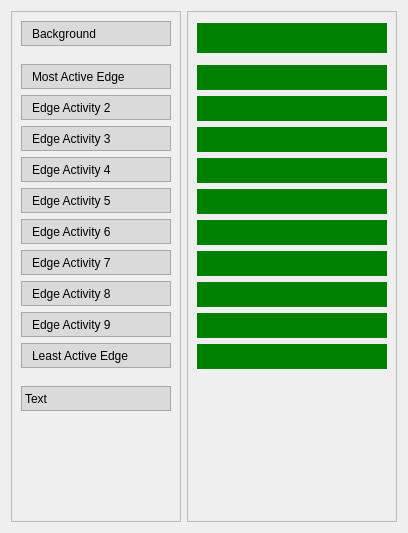
          <widget class="QWidget" name="renderHeatmapPage">
           <layout class="QHBoxLayout" name="horizontalLayout_5">
            <item>
             <layout class="QHBoxLayout" name="horizontalLayout_4">
              <item>
               <widget class="QFrame" name="heatmapLabelsFrame">
                <property name="maximumSize">
                 <size>
                  <width>200</width>
                  <height>16777215</height>
                 </size>
                </property>
                <property name="frameShape">
                 <enum>QFrame::StyledPanel</enum>
                </property>
                <property name="frameShadow">
                 <enum>QFrame::Raised</enum>
                </property>
                <layout class="QVBoxLayout" name="verticalLayout_4">
                 <property name="spacing">
                  <number>6</number>
                 </property>
                 <property name="sizeConstraint">
                  <enum>QLayout::SetDefaultConstraint</enum>
                 </property>
                 <item>
                  <widget class="QLabel" name="label_19">
                   <property name="minimumSize">
                    <size>
                     <width>150</width>
                     <height>25</height>
                    </size>
                   </property>
                   <property name="maximumSize">
                    <size>
                     <width>16777215</width>
                     <height>25</height>
                    </size>
                   </property>
                   <property name="styleSheet">
                    <string notr="true">background-color: rgb(218, 218, 218)</string>
                   </property>
                   <property name="frameShape">
                    <enum>QFrame::StyledPanel</enum>
                   </property>
                   <property name="frameShadow">
                    <enum>QFrame::Plain</enum>
                   </property>
                   <property name="text">
                    <string>Background</string>
                   </property>
                   <property name="indent">
                    <number>10</number>
                   </property>
                  </widget>
                 </item>
                 <item>
                  <spacer name="verticalSpacer">
                   <property name="orientation">
                    <enum>Qt::Vertical</enum>
                   </property>
                   <property name="sizeType">
                    <enum>QSizePolicy::Maximum</enum>
                   </property>
                   <property name="sizeHint" stdset="0">
                    <size>
                     <width>20</width>
                     <height>12</height>
                    </size>
                   </property>
                  </spacer>
                 </item>
                 <item>
                  <widget class="QLabel" name="label_21">
                   <property name="minimumSize">
                    <size>
                     <width>150</width>
                     <height>25</height>
                    </size>
                   </property>
                   <property name="maximumSize">
                    <size>
                     <width>16777215</width>
                     <height>25</height>
                    </size>
                   </property>
                   <property name="styleSheet">
                    <string notr="true">background-color: rgb(218, 218, 218)</string>
                   </property>
                   <property name="frameShape">
                    <enum>QFrame::StyledPanel</enum>
                   </property>
                   <property name="frameShadow">
                    <enum>QFrame::Plain</enum>
                   </property>
                   <property name="text">
                    <string>Most Active Edge</string>
                   </property>
                   <property name="indent">
                    <number>10</number>
                   </property>
                  </widget>
                 </item>
                 <item>
                  <widget class="QLabel" name="label_22">
                   <property name="minimumSize">
                    <size>
                     <width>150</width>
                     <height>25</height>
                    </size>
                   </property>
                   <property name="maximumSize">
                    <size>
                     <width>16777215</width>
                     <height>25</height>
                    </size>
                   </property>
                   <property name="styleSheet">
                    <string notr="true">background-color: rgb(218, 218, 218)</string>
                   </property>
                   <property name="frameShape">
                    <enum>QFrame::StyledPanel</enum>
                   </property>
                   <property name="frameShadow">
                    <enum>QFrame::Plain</enum>
                   </property>
                   <property name="text">
                    <string>Edge Activity 2</string>
                   </property>
                   <property name="indent">
                    <number>10</number>
                   </property>
                  </widget>
                 </item>
                 <item>
                  <widget class="QLabel" name="label_23">
                   <property name="minimumSize">
                    <size>
                     <width>150</width>
                     <height>25</height>
                    </size>
                   </property>
                   <property name="maximumSize">
                    <size>
                     <width>16777215</width>
                     <height>25</height>
                    </size>
                   </property>
                   <property name="styleSheet">
                    <string notr="true">background-color: rgb(218, 218, 218)</string>
                   </property>
                   <property name="frameShape">
                    <enum>QFrame::StyledPanel</enum>
                   </property>
                   <property name="frameShadow">
                    <enum>QFrame::Plain</enum>
                   </property>
                   <property name="text">
                    <string>Edge Activity 3</string>
                   </property>
                   <property name="indent">
                    <number>10</number>
                   </property>
                  </widget>
                 </item>
                 <item>
                  <widget class="QLabel" name="label_27">
                   <property name="minimumSize">
                    <size>
                     <width>150</width>
                     <height>25</height>
                    </size>
                   </property>
                   <property name="maximumSize">
                    <size>
                     <width>16777215</width>
                     <height>25</height>
                    </size>
                   </property>
                   <property name="styleSheet">
                    <string notr="true">background-color: rgb(218, 218, 218)</string>
                   </property>
                   <property name="frameShape">
                    <enum>QFrame::StyledPanel</enum>
                   </property>
                   <property name="frameShadow">
                    <enum>QFrame::Plain</enum>
                   </property>
                   <property name="text">
                    <string>Edge Activity 4</string>
                   </property>
                   <property name="indent">
                    <number>10</number>
                   </property>
                  </widget>
                 </item>
                 <item>
                  <widget class="QLabel" name="label_28">
                   <property name="minimumSize">
                    <size>
                     <width>150</width>
                     <height>25</height>
                    </size>
                   </property>
                   <property name="maximumSize">
                    <size>
                     <width>16777215</width>
                     <height>25</height>
                    </size>
                   </property>
                   <property name="styleSheet">
                    <string notr="true">background-color: rgb(218, 218, 218)</string>
                   </property>
                   <property name="frameShape">
                    <enum>QFrame::StyledPanel</enum>
                   </property>
                   <property name="frameShadow">
                    <enum>QFrame::Plain</enum>
                   </property>
                   <property name="text">
                    <string>Edge Activity 5</string>
                   </property>
                   <property name="indent">
                    <number>10</number>
                   </property>
                  </widget>
                 </item>
                 <item>
                  <widget class="QLabel" name="label_26">
                   <property name="minimumSize">
                    <size>
                     <width>150</width>
                     <height>25</height>
                    </size>
                   </property>
                   <property name="maximumSize">
                    <size>
                     <width>16777215</width>
                     <height>25</height>
                    </size>
                   </property>
                   <property name="styleSheet">
                    <string notr="true">background-color: rgb(218, 218, 218)</string>
                   </property>
                   <property name="frameShape">
                    <enum>QFrame::StyledPanel</enum>
                   </property>
                   <property name="frameShadow">
                    <enum>QFrame::Plain</enum>
                   </property>
                   <property name="text">
                    <string>Edge Activity 6</string>
                   </property>
                   <property name="indent">
                    <number>10</number>
                   </property>
                  </widget>
                 </item>
                 <item>
                  <widget class="QLabel" name="label_24">
                   <property name="minimumSize">
                    <size>
                     <width>150</width>
                     <height>25</height>
                    </size>
                   </property>
                   <property name="maximumSize">
                    <size>
                     <width>16777215</width>
                     <height>25</height>
                    </size>
                   </property>
                   <property name="styleSheet">
                    <string notr="true">background-color: rgb(218, 218, 218)</string>
                   </property>
                   <property name="frameShape">
                    <enum>QFrame::StyledPanel</enum>
                   </property>
                   <property name="frameShadow">
                    <enum>QFrame::Plain</enum>
                   </property>
                   <property name="text">
                    <string>Edge Activity 7</string>
                   </property>
                   <property name="indent">
                    <number>10</number>
                   </property>
                  </widget>
                 </item>
                 <item>
                  <widget class="QLabel" name="label_25">
                   <property name="minimumSize">
                    <size>
                     <width>150</width>
                     <height>25</height>
                    </size>
                   </property>
                   <property name="maximumSize">
                    <size>
                     <width>16777215</width>
                     <height>25</height>
                    </size>
                   </property>
                   <property name="styleSheet">
                    <string notr="true">background-color: rgb(218, 218, 218)</string>
                   </property>
                   <property name="frameShape">
                    <enum>QFrame::StyledPanel</enum>
                   </property>
                   <property name="frameShadow">
                    <enum>QFrame::Plain</enum>
                   </property>
                   <property name="text">
                    <string>Edge Activity 8</string>
                   </property>
                   <property name="indent">
                    <number>10</number>
                   </property>
                  </widget>
                 </item>
                 <item>
                  <widget class="QLabel" name="label_29">
                   <property name="minimumSize">
                    <size>
                     <width>150</width>
                     <height>25</height>
                    </size>
                   </property>
                   <property name="maximumSize">
                    <size>
                     <width>16777215</width>
                     <height>25</height>
                    </size>
                   </property>
                   <property name="styleSheet">
                    <string notr="true">background-color: rgb(218, 218, 218)</string>
                   </property>
                   <property name="frameShape">
                    <enum>QFrame::StyledPanel</enum>
                   </property>
                   <property name="frameShadow">
                    <enum>QFrame::Plain</enum>
                   </property>
                   <property name="text">
                    <string>Edge Activity 9</string>
                   </property>
                   <property name="indent">
                    <number>10</number>
                   </property>
                  </widget>
                 </item>
                 <item>
                  <widget class="QLabel" name="label_30">
                   <property name="minimumSize">
                    <size>
                     <width>150</width>
                     <height>25</height>
                    </size>
                   </property>
                   <property name="maximumSize">
                    <size>
                     <width>16777215</width>
                     <height>25</height>
                    </size>
                   </property>
                   <property name="styleSheet">
                    <string notr="true">background-color: rgb(218, 218, 218)</string>
                   </property>
                   <property name="frameShape">
                    <enum>QFrame::StyledPanel</enum>
                   </property>
                   <property name="frameShadow">
                    <enum>QFrame::Plain</enum>
                   </property>
                   <property name="text">
                    <string>Least Active Edge</string>
                   </property>
                   <property name="indent">
                    <number>10</number>
                   </property>
                  </widget>
                 </item>
                 <item>
                  <spacer name="verticalSpacer_9">
                   <property name="orientation">
                    <enum>Qt::Vertical</enum>
                   </property>
                   <property name="sizeType">
                    <enum>QSizePolicy::Maximum</enum>
                   </property>
                   <property name="sizeHint" stdset="0">
                    <size>
                     <width>20</width>
                     <height>12</height>
                    </size>
                   </property>
                  </spacer>
                 </item>
                 <item>
                  <widget class="QLabel" name="label_31">
                   <property name="minimumSize">
                    <size>
                     <width>150</width>
                     <height>25</height>
                    </size>
                   </property>
                   <property name="maximumSize">
                    <size>
                     <width>16777215</width>
                     <height>25</height>
                    </size>
                   </property>
                   <property name="styleSheet">
                    <string notr="true">background-color: rgb(218, 218, 218)</string>
                   </property>
                   <property name="frameShape">
                    <enum>QFrame::StyledPanel</enum>
                   </property>
                   <property name="text">
                    <string>Text</string>
                   </property>
                  </widget>
                 </item>
                 <item>
                  <spacer name="horizontalSpacer_7">
                   <property name="orientation">
                    <enum>Qt::Vertical</enum>
                   </property>
                   <property name="sizeType">
                    <enum>QSizePolicy::Expanding</enum>
                   </property>
                   <property name="sizeHint" stdset="0">
                    <size>
                     <width>12</width>
                     <height>100</height>
                    </size>
                   </property>
                  </spacer>
                 </item>
                </layout>
               </widget>
              </item>
              <item>
               <widget class="QFrame" name="heatmapColoursFrame">
                <property name="frameShape">
                 <enum>QFrame::StyledPanel</enum>
                </property>
                <property name="frameShadow">
                 <enum>QFrame::Raised</enum>
                </property>
                <layout class="QVBoxLayout" name="verticalLayout_7">
                 <property name="spacing">
                  <number>6</number>
                 </property>
                 <item>
                  <widget class="colorDemoWidget" name="bg_heatcol" native="true">
                   <property name="minimumSize">
                    <size>
                     <width>190</width>
                     <height>30</height>
                    </size>
                   </property>
                   <property name="maximumSize">
                    <size>
                     <width>9999</width>
                     <height>25</height>
                    </size>
                   </property>
                   <property name="styleSheet">
                    <string notr="true">border: red; background: green</string>
                   </property>
                  </widget>
                 </item>
                 <item>
                  <spacer name="verticalSpacer_2">
                   <property name="orientation">
                    <enum>Qt::Vertical</enum>
                   </property>
                   <property name="sizeType">
                    <enum>QSizePolicy::Maximum</enum>
                   </property>
                   <property name="sizeHint" stdset="0">
                    <size>
                     <width>20</width>
                     <height>8</height>
                    </size>
                   </property>
                  </spacer>
                 </item>
                 <item>
                  <widget class="colorDemoWidget" name="heat1_heatcol" native="true">
                   <property name="minimumSize">
                    <size>
                     <width>190</width>
                     <height>25</height>
                    </size>
                   </property>
                   <property name="maximumSize">
                    <size>
                     <width>9999</width>
                     <height>25</height>
                    </size>
                   </property>
                   <property name="styleSheet">
                    <string notr="true">border: red; background: green</string>
                   </property>
                  </widget>
                 </item>
                 <item>
                  <widget class="colorDemoWidget" name="heat2_heatcol" native="true">
                   <property name="minimumSize">
                    <size>
                     <width>190</width>
                     <height>25</height>
                    </size>
                   </property>
                   <property name="maximumSize">
                    <size>
                     <width>9999</width>
                     <height>25</height>
                    </size>
                   </property>
                   <property name="styleSheet">
                    <string notr="true">border: red; background: green</string>
                   </property>
                  </widget>
                 </item>
                 <item>
                  <widget class="colorDemoWidget" name="heat3_heatcol" native="true">
                   <property name="minimumSize">
                    <size>
                     <width>190</width>
                     <height>25</height>
                    </size>
                   </property>
                   <property name="maximumSize">
                    <size>
                     <width>9999</width>
                     <height>25</height>
                    </size>
                   </property>
                   <property name="styleSheet">
                    <string notr="true">border: red; background: green</string>
                   </property>
                  </widget>
                 </item>
                 <item>
                  <widget class="colorDemoWidget" name="heat4_heatcol" native="true">
                   <property name="minimumSize">
                    <size>
                     <width>190</width>
                     <height>25</height>
                    </size>
                   </property>
                   <property name="maximumSize">
                    <size>
                     <width>9999</width>
                     <height>25</height>
                    </size>
                   </property>
                   <property name="styleSheet">
                    <string notr="true">border: red; background: green</string>
                   </property>
                  </widget>
                 </item>
                 <item>
                  <widget class="colorDemoWidget" name="heat5_heatcol" native="true">
                   <property name="minimumSize">
                    <size>
                     <width>190</width>
                     <height>25</height>
                    </size>
                   </property>
                   <property name="maximumSize">
                    <size>
                     <width>9999</width>
                     <height>25</height>
                    </size>
                   </property>
                   <property name="styleSheet">
                    <string notr="true">border: red; background: green</string>
                   </property>
                  </widget>
                 </item>
                 <item>
                  <widget class="colorDemoWidget" name="heat6_heatcol" native="true">
                   <property name="minimumSize">
                    <size>
                     <width>190</width>
                     <height>25</height>
                    </size>
                   </property>
                   <property name="maximumSize">
                    <size>
                     <width>9999</width>
                     <height>25</height>
                    </size>
                   </property>
                   <property name="styleSheet">
                    <string notr="true">border: red; background: green</string>
                   </property>
                  </widget>
                 </item>
                 <item>
                  <widget class="colorDemoWidget" name="heat7_heatcol" native="true">
                   <property name="minimumSize">
                    <size>
                     <width>190</width>
                     <height>25</height>
                    </size>
                   </property>
                   <property name="maximumSize">
                    <size>
                     <width>9999</width>
                     <height>25</height>
                    </size>
                   </property>
                   <property name="styleSheet">
                    <string notr="true">border: red; background: green</string>
                   </property>
                  </widget>
                 </item>
                 <item>
                  <widget class="colorDemoWidget" name="heat8_heatcol" native="true">
                   <property name="minimumSize">
                    <size>
                     <width>190</width>
                     <height>25</height>
                    </size>
                   </property>
                   <property name="maximumSize">
                    <size>
                     <width>9999</width>
                     <height>25</height>
                    </size>
                   </property>
                   <property name="styleSheet">
                    <string notr="true">border: red; background: green</string>
                   </property>
                  </widget>
                 </item>
                 <item>
                  <widget class="colorDemoWidget" name="heat9_heatcol" native="true">
                   <property name="minimumSize">
                    <size>
                     <width>190</width>
                     <height>25</height>
                    </size>
                   </property>
                   <property name="maximumSize">
                    <size>
                     <width>9999</width>
                     <height>25</height>
                    </size>
                   </property>
                   <property name="styleSheet">
                    <string notr="true">border: red; background: green</string>
                   </property>
                  </widget>
                 </item>
                 <item>
                  <widget class="colorDemoWidget" name="heat10_heatcol" native="true">
                   <property name="minimumSize">
                    <size>
                     <width>190</width>
                     <height>25</height>
                    </size>
                   </property>
                   <property name="maximumSize">
                    <size>
                     <width>9999</width>
                     <height>25</height>
                    </size>
                   </property>
                   <property name="styleSheet">
                    <string notr="true">border: red; background: green</string>
                   </property>
                  </widget>
                 </item>
                 <item>
                  <spacer name="verticalSpacer_10">
                   <property name="orientation">
                    <enum>Qt::Vertical</enum>
                   </property>
                   <property name="sizeType">
                    <enum>QSizePolicy::Maximum</enum>
                   </property>
                   <property name="sizeHint" stdset="0">
                    <size>
                     <width>20</width>
                     <height>12</height>
                    </size>
                   </property>
                  </spacer>
                 </item>
                 <item>
                  <widget class="colorDemoWidget" name="text_heatcol" native="true">
                   <property name="minimumSize">
                    <size>
                     <width>190</width>
                     <height>25</height>
                    </size>
                   </property>
                   <property name="maximumSize">
                    <size>
                     <width>9999</width>
                     <height>25</height>
                    </size>
                   </property>
                   <property name="styleSheet">
                    <string notr="true">border: red; background: rgba(255, 255, 255, 0)</string>
                   </property>
                  </widget>
                 </item>
                 <item>
                  <spacer name="horizontalSpacer_8">
                   <property name="orientation">
                    <enum>Qt::Vertical</enum>
                   </property>
                   <property name="sizeType">
                    <enum>QSizePolicy::Expanding</enum>
                   </property>
                   <property name="sizeHint" stdset="0">
                    <size>
                     <width>12</width>
                     <height>100</height>
                    </size>
                   </property>
                  </spacer>
                 </item>
                </layout>
               </widget>
              </item>
             </layout>
            </item>
           </layout>
          </widget>
